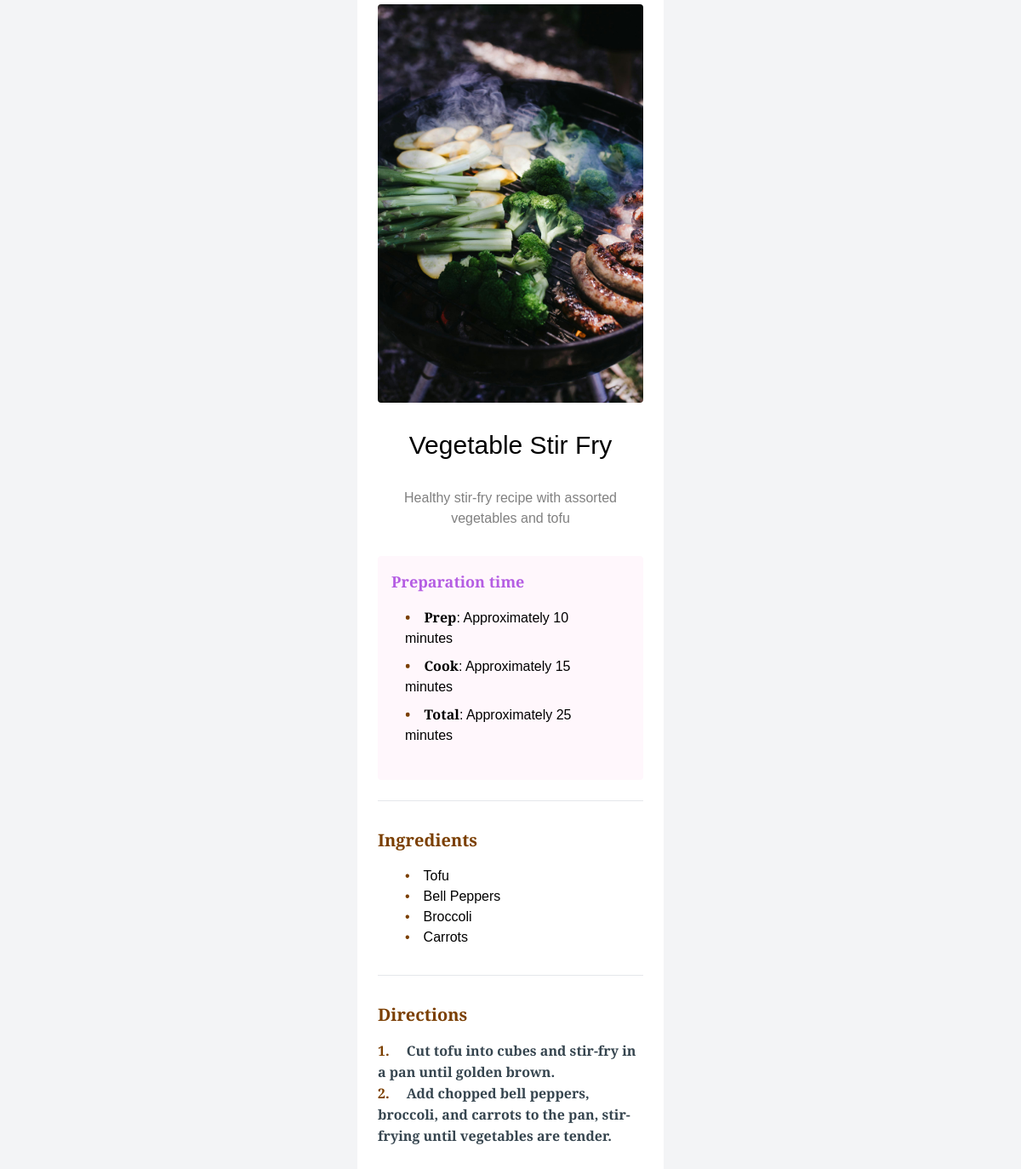
/recipe-page.php?id=3, run on the app's committed database.
### tables this page shows
CREATE TABLE `recipes` (
  `id` int NOT NULL AUTO_INCREMENT,
  `title` varchar(255) NOT NULL,
  `description` text,
  `preparation_time` int DEFAULT NULL,
  `cook_time` int DEFAULT NULL,
  `image_url` varchar(255) DEFAULT NULL,
  PRIMARY KEY (`id`)
);

### recipe-page.php (the view, shortened to what this page needs)
<?php
include "conn.php";
if (isset($_GET['id']) && !empty($_GET['id'])) {
    $recipe_id = $_GET['id'];
    $sql = "SELECT * FROM recipes WHERE id = $recipe_id";
    $result = $conn->query($sql);
    if ($result->num_rows > 0) {
        $recipe = $result->fetch_assoc();
        $recipeTitle = $recipe["title"];
        $recipeDescription = $recipe["description"];
        $preparationTime = $recipe["preparation_time"];
        $cookTime = $recipe["cook_time"];
        $totalTime = $recipe["preparation_time"] + $recipe["cook_time"];
        $imgUrl = $recipe["image_url"];
    } else {
        echo "Recipe not found";
    }
    $ingredients = [];
    $sql = "SELECT * FROM ingredients WHERE recipe_id = $recipe_id";
    $result = $conn->query($sql);
    if ($result->num_rows > 0) {
        while ($row = $result->fetch_assoc()) {
            $ingredients[] = $row["ingredient_name"];
        }
    } else {
        echo "Ingredients not found";
    }
    $directions = [];
    $sql = "SELECT * FROM directions WHERE recipe_id = $recipe_id";
    $result = $conn->query($sql);
    if ($result->num_rows > 0) {
        while ($row = $result->fetch_assoc()) {
            $directions[] = $row["instruction"];
        }
    } else {
        echo "Directions not found";
    }
} else {
    echo "Recipe ID not provided";
}
?>
<!DOCTYPE html>
<html lang="en">
<head>
    <script src="https://cdn.tailwindcss.com"></script>
</head>
<body class="flex justify-center items-center h-screen bg-gray-100">
    <div class="bg-white p-6 flex flex-col justify-center items-center w-[30%] rounded my-8">
        <div>
            <img src="<?php echo $imgUrl; ?>" alt="" class="w-full h-auto object-cover rounded">
            <div class="py-8">
                <h1 class="text-3xl pb-8 text-center"><?php echo $recipeTitle; ?></h1>
                <p class="text-[grey] text-center"><?php echo $recipeDescription; ?></p>
            </div>
        </div>
        <div>
            <div class="bg-[#FFF7FC] rounded">
                <h2 class="p-4 text-[#b55ee3] font-bold text-lg">Preparation time</h2>
                <ul class="px-8 pb-8">
                    <li class="pb-2"><span class="font-bold custom-bullet">Prep</span>: Approximately <?php echo $preparationTime; ?> minutes</li>
                    <li class="pb-2"><span class="font-bold custom-bullet">Cook</span>: Approximately <?php echo $cookTime; ?> minutes</li>
                    <li class="pb-2"><span class="font-bold custom-bullet">Total</span>: Approximately <?php echo $totalTime; ?> minutes</li>
                </ul>
            </div>
            <br>
            <hr>
            <div class="py-8">
                <h2 class="text-[#7B3F00] font-bold text-xl pb-4">Ingredients</h2>
                <ul class="px-8">
                    <?php foreach ($ingredients as $ingredient): ?>
                        <li class="custom-bullet"><?php echo $ingredient; ?></li>
                    <?php endforeach; ?>
                </ul>
            </div>
            <hr>
            <div class="py-8">
                <h2 class="text-[#7B3F00] font-bold text-xl pb-4">Directions</h2>
                <ul>
                    <?php foreach ($directions as $key => $direction): ?>
                        <li><span class="text-[#7B3F00] font-bold pr-2"><?php echo ($key + 1); ?>. <span class="text-[#36454F] ml-4"> <?php echo $direction; ?> </span></span></li>
                    <?php endforeach; ?>
                </ul>
            </div>
        </div>
    </div>
</body>
</html>

### recipe-page.php (style rules this page uses)
.custom-bullet::before { content: "\2022"; color: #7B3F00; margin-right: 1rem; font-size: 1rem; }
html, body { font-family: "Young Serif", sans-serif; }

### data on the page
recipes: image_url (picture), title "Vegetable Stir Fry", description "Healthy stir-fry recipe with assorted vegetables and tofu", preparation_time "10", cook_time "15", totalTime "25"

### other printed values
$ingredient "Tofu"
$ingredient "Bell Peppers"
$ingredient "Broccoli"
$ingredient "Carrots"
$direction "Cut tofu into cubes and stir-fry in a pan until golden brown."
$direction "Add chopped bell peppers, broccoli, and carrots to the pan, stir-frying until vegetables are tender."
